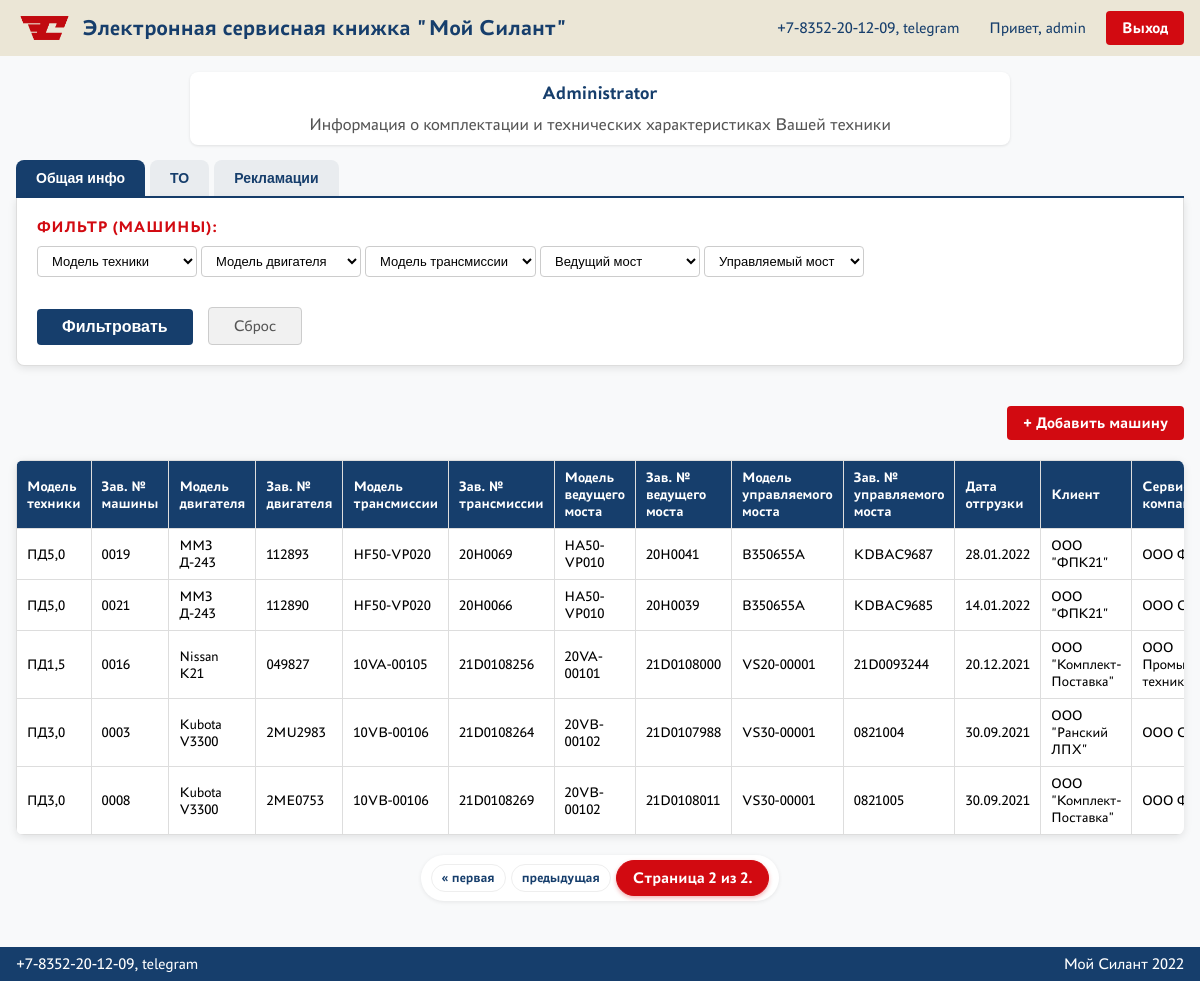
/?page=2 (signed in), run on the app's committed database.
### apps/users/models.py (models this page shows, shortened)
class CustomUser(AbstractUser):
    CLIENT = 'client'
    SERVICE = 'service'
    MANAGER = 'manager'
    ROLE_CHOICES = (
        (CLIENT, 'Клиент'),
        (SERVICE, 'Сервисная организация'),
        (MANAGER, 'Менеджер'),
    )
    role = models.CharField(
        max_length=15,
        choices=ROLE_CHOICES,
        default=CLIENT,
        verbose_name='Роль'
    )
    name = models.CharField(max_length=255, blank=True, verbose_name='Имя / Название организации')
    @property
    def is_manager(self):
        return self.role == self.MANAGER
    @property
    def is_service(self):
        return self.role == self.SERVICE
    @property
    def is_client(self):
        return self.role == self.CLIENT

### apps/service/models.py (models this page shows, shortened)
class Machine(models.Model):
    serial_number = models.CharField(max_length=255, unique=True, verbose_name='Зав. № машины')
    technique_model = models.ForeignKey(TechniqueModel, on_delete=models.PROTECT, verbose_name='Модель техники')
    engine_model = models.ForeignKey(EngineModel, on_delete=models.PROTECT, verbose_name='Модель двигателя')
    engine_serial = models.CharField(max_length=255, verbose_name='Зав. № двигателя')
    transmission_model = models.ForeignKey(TransmissionModel, on_delete=models.PROTECT, verbose_name='Модель трансмиссии')
    transmission_serial = models.CharField(max_length=255, verbose_name='Зав. № трансмиссии')
    drive_axle_model = models.ForeignKey(DriveAxleModel, on_delete=models.PROTECT, verbose_name='Модель ведущего моста')
    drive_axle_serial = models.CharField(max_length=255, verbose_name='Зав. № ведущего моста')
    steering_axle_model = models.ForeignKey(SteeringAxleModel, on_delete=models.PROTECT, verbose_name='Модель управляемого моста')
    steering_axle_serial = models.CharField(max_length=255, verbose_name='Зав. № управляемого моста')
    supply_contract = models.CharField(max_length=255, blank=True, verbose_name='Договор поставки №, дата')
    date_shipment = models.DateField(verbose_name='Дата отгрузки с завода')
    consignee = models.CharField(max_length=255, verbose_name='Грузополучатель (конечный потребитель)')
    delivery_address = models.CharField(max_length=255, verbose_name='Адрес поставки (эксплуатации)')
    equipment = models.TextField(blank=True, verbose_name='Комплектация (доп. опции)')
    client = models.ForeignKey(settings.AUTH_USER_MODEL, on_delete=models.PROTECT, related_name='machines_client', verbose_name='Клиент')
    service_company = models.ForeignKey(settings.AUTH_USER_MODEL, on_delete=models.PROTECT, related_name='machines_service', verbose_name='Сервисная компания')
    class Meta:
        verbose_name = 'Машина'
        verbose_name_plural = 'Машины'
        ordering = ['date_shipment']

class BaseCatalog(models.Model):
    name = models.CharField(max_length=255, verbose_name='Название')
    description = models.TextField(blank=True, verbose_name='Описание')
    class Meta:
        abstract = True

class TechniqueModel(BaseCatalog):
    class Meta:
        verbose_name = 'Модель техники'
        verbose_name_plural = 'Справочник: Модели техники'

class EngineModel(BaseCatalog):
    class Meta:
        verbose_name = 'Модель двигателя'
        verbose_name_plural = 'Справочник: Модели двигателей'

class TransmissionModel(BaseCatalog):
    class Meta:
        verbose_name = 'Модель трансмиссии'
        verbose_name_plural = 'Справочник: Модели трансмиссии'

class DriveAxleModel(BaseCatalog):
    class Meta:
        verbose_name = 'Модель ведущего моста'
        verbose_name_plural = 'Справочник: Модели ведущих мостов'

class SteeringAxleModel(BaseCatalog):
    class Meta:
        verbose_name = 'Модель управляемого моста'
        verbose_name_plural = 'Справочник: Модели управляемых мостов'

### apps/service/views.py (the view, shortened to what this page needs)
# urls.py: path('', IndexView.as_view(), name='index'),
class IndexView(ListView):
    model = Machine
    template_name = 'index.html'
    context_object_name = 'machines'
    paginate_by = 5
    def get_queryset(self):
        return get_filtered_machines(self.request.user, self.request.GET)
    def get_context_data(self, **kwargs):
        context = super().get_context_data(**kwargs)
        serial_number = self.request.GET.get('serial_number')
        if self.request.user.is_authenticated:
            context['machines_filter_list'] = get_machines_for_filter(self.request.user)
            companies_qs = get_service_companies_for_filter(self.request.user)
            context['complaint_filter_service_companies'] = companies_qs
            context['maintenance_filter_service_companies'] = companies_qs
            m_queryset = get_filtered_maintenances(self.request.user, self.request.GET)
            m_paginator = Paginator(m_queryset, 5)
            context['maintenances'] = m_paginator.get_page(self.request.GET.get('page_m'))
            c_queryset = get_filtered_complaints(self.request.user, self.request.GET)
            c_paginator = Paginator(c_queryset, 5)
            context['complaints'] = c_paginator.get_page(self.request.GET.get('page_c'))
            context['technique_models'] = TechniqueModel.objects.all()
            context['engine_models'] = EngineModel.objects.all()
            context['transmission_models'] = TransmissionModel.objects.all()
            context['drive_axle_models'] = DriveAxleModel.objects.all()
            context['steering_axle_models'] = SteeringAxleModel.objects.all()
            context['service_types'] = ServiceType.objects.all()
            context['failure_nodes'] = FailureNode.objects.all()
            context['recovery_methods'] = RecoveryMethod.objects.all()
            context['service_companies'] = CustomUser.objects.filter(role='service')
        return context

### apps/service/services.py (called while the page is built)
def validate_id(val):
    try:
        return int(val)
    except (ValueError, TypeError):
        return None

def get_machines_for_filter(user):
    if user.is_superuser or getattr(user, 'is_manager', False):
        return Machine.objects.all().order_by('serial_number')
    elif getattr(user, 'is_service', False):
        return Machine.objects.filter(service_company=user).order_by('serial_number')
    elif getattr(user, 'is_client', False):
        return Machine.objects.filter(client=user).order_by('serial_number')
    return Machine.objects.none()

def get_service_companies_for_filter(user):
    if getattr(user, 'is_client', False):
        client_machines = Machine.objects.filter(client=user)
        service_company_ids = client_machines.values_list('service_company', flat=True).distinct()
        return CustomUser.objects.filter(id__in=service_company_ids)
    elif getattr(user, 'is_service', False):
        return CustomUser.objects.filter(id=user.id)
    else:
        return CustomUser.objects.filter(role='service')

### apps/service/templatetags/service_tags.py (called while the page is built)
@register.simple_tag(takes_context=True)
def param_replace(context, **kwargs):
    d = context['request'].GET.copy()
    for k, v in kwargs.items():
        d[k] = v
    return d.urlencode()

@register.simple_tag
def check_selected(current_value, param_value):
    if str(current_value) == str(param_value):
        return 'selected'
    return ''

### templates/index.html (shortened to what this page needs)
{% extends 'base.html' %}
{% load static %}
{% load service_tags %}
{% block content %}
{% if not user.is_authenticated %}
<div class="search-container">
    <h2>Проверьте комплектацию и технические характеристики техники Силант</h2>
    <form method="get">
        <input type="text" name="serial_number" placeholder="Заводской номер"
            value="{{ request.GET.serial_number|default:'' }}" required>
        <button type="submit" class="auth-btn">Поиск</button>
    </form>
</div>
{% if search_performed %}
{% if search_result %}
<h3>Результат поиска:</h3>
<div class="table-responsive">
    <table>
        <thead>
            <tr>
                <th>Зав. № машины</th>
                <th>Модель техники</th>
                <th>Модель двигателя</th>
                <th>Зав. № двигателя</th>
                <th>Модель трансмиссии</th>
                <th>Зав. № трансмиссии</th>
                <th>Модель ведущего моста</th>
                <th>Зав. № ведущего моста</th>
                <th>Модель управляемого моста</th>
                <th>Зав. № управляемого моста</th>
            </tr>
        </thead>
        <tbody>
            <tr>
                <td>{{ search_result.serial_number|default:"Не указано" }}</td>
                <td>{{ search_result.technique_model|default:"Не указано" }}</td>
                <td>{{ search_result.engine_model|default:"Не указано" }}</td>
                <td>{{ search_result.engine_serial|default:"Не указано" }}</td>
                <td>{{ search_result.transmission_model|default:"Не указано" }}</td>
                <td>{{ search_result.transmission_serial|default:"Не указано" }}</td>
                <td>{{ search_result.drive_axle_model|default:"Не указано" }}</td>
                <td>{{ search_result.drive_axle_serial|default:"Не указано" }}</td>
                <td>{{ search_result.steering_axle_model|default:"Не указано" }}</td>
                <td>{{ search_result.steering_axle_serial|default:"Не указано" }}</td>
            </tr>
        </tbody>
    </table>
</div>
{% else %}
<p style="color: var(--color-red); text-align: center;">{{ not_found_message|default:"Не найдено" }}</p>
{% endif %}
{% endif %}
{% else %}
<div class="user-info-block">
    <h3>{{ user.name|default:user.username }}</h3>
    <p class="info-text" id="tab-info-text">Информация о комплектации и технических характеристиках Вашей техники</p>
</div>
<div class="tabs">
    <button class="tab-btn active" onclick="openTab(event, 'General')">Общая инфо</button>
    <button class="tab-btn" onclick="openTab(event, 'Maintenance')">ТО</button>
    <button class="tab-btn" onclick="openTab(event, 'Complaints')">Рекламации</button>
</div>
<div class="filters-container">
    <form method="get" class="filter-form">
        {% if user.is_manager or user.is_service or user.is_superuser or user.is_client %}
        <div id="filter-General" class="filter-group">
            <h4>Фильтр (Машины):</h4>
            <select name="technique_model">
                <option value="">Модель техники</option>
            </select>
            <select name="engine_model">
                <option value="">Модель двигателя</option>
            </select>
            <select name="transmission_model">
                <option value="">Модель трансмиссии</option>
            </select>
            <select name="drive_axle_model">
                <option value="">Ведущий мост</option>
            </select>
            <select name="steering_axle_model">
                <option value="">Управляемый мост</option>
            </select>
        </div>
        {% endif %}
        <button type="submit" class="auth-btn filter-btn">Фильтровать</button>
        <a href="{% url 'index' %}" class="reset-btn" id="reset-filter-btn">Сброс</a>
    </form>
</div>
<div id="General" class="tab-content" style="display: block;">
    {% if user.is_manager or user.is_superuser %}
    <div style="margin-bottom: 20px; text-align: right; max-width: 1400px; margin-left: auto; margin-right: auto;">
        <a href="{% url 'machine_create' %}" class="auth-btn" style="text-decoration: none; display: inline-block;">+ Добавить машину</a>
    </div>
    {% endif %}
    <div class="table-responsive">
        <table>
            <thead>
                <tr>
                    <th>Модель техники</th>
                    <th>Зав. № машины</th>
                    <th>Модель двигателя</th>
                    <th>Зав. № двигателя</th>
                    <th>Модель трансмиссии</th>
                    <th>Зав. № трансмиссии</th>
                    <th>Модель ведущего моста</th>
                    <th>Зав. № ведущего моста</th>
                    <th>Модель управляемого моста</th>
                    <th>Зав. № управляемого моста</th>
                    <th>Дата отгрузки</th>
                    {% if not user.is_client %}
                    <th>Клиент</th>
                    {% endif %}
                    <th>Сервисная компания</th>
                </tr>
            </thead>
            <tbody>
                {% for machine in machines %}
                <tr data-href="{% url 'machine_detail' machine.pk %}" class="clickable-row" style="cursor: pointer;">
                    <td>{{ machine.technique_model.name|default:"Не указано" }}</td>
                    <td>{{ machine.serial_number|default:"Не указано" }}</td>
                    <td>{{ machine.engine_model.name|default:"Не указано" }}</td>
                    <td>{{ machine.engine_serial|default:"Не указано" }}</td>
                    <td>{{ machine.transmission_model.name|default:"Не указано" }}</td>
                    <td>{{ machine.transmission_serial|default:"Не указано" }}</td>
                    <td>{{ machine.drive_axle_model.name|default:"Не указано" }}</td>
                    <td>{{ machine.drive_axle_serial|default:"Не указано" }}</td>
                    <td>{{ machine.steering_axle_model.name|default:"Не указано" }}</td>
                    <td>{{ machine.steering_axle_serial|default:"Не указано" }}</td>
                    <td>{{ machine.date_shipment|date:"d.m.Y"|default:"Не указано" }}</td>
                    {% if not user.is_client %}
                    <td>{{ machine.client.name|default:"Не указано" }}</td>
                    {% endif %}
                    <td>{{ machine.service_company.name|default:"Не указано" }}</td>
                </tr>
                {% empty %}
                <tr>
                    <td colspan="{% if user.is_client %}12{% else %}13{% endif %}">Нет данных</td>
                </tr>
                {% endfor %}
            </tbody>
        </table>
    </div>
    {% if page_obj.has_other_pages %}
    <div class="pagination">
        <span class="step-links">
            {% if page_obj.has_previous %}
            <a href="?{% param_replace page=1 %}">&laquo; первая</a>
            <a href="?{% param_replace page=page_obj.previous_page_number %}">предыдущая</a>
            {% endif %}
            <span class="current">
                Страница {{ page_obj.number }} из {{ page_obj.paginator.num_pages }}.
            </span>
        </span>
    </div>
    {% endif %}
</div>
{% endif %}
{% endblock %}

### templates/base.html (shortened to what this page needs)
{% load static %}
<!DOCTYPE html>
<html lang="ru">
<head>
    <link rel="stylesheet" href="{% static 'css/style.css' %}">
</head>
<body>
    <header>
        <a href="/" class="logo">
            <img src="{% static 'img/Logo_red.jpg' %}" alt="Логотип Силант" class="logo-img">
            <span class="logo-text">Электронная сервисная книжка "Мой Силант"</span>
        </a>
        <div class="header-info">
            <span>+7-8352-20-12-09, telegram</span>
            {% if user.is_authenticated %}
            <span style="margin-left: 20px;">Привет, {{ user.username }}</span>
            <a href="{% url 'account_logout' %}" class="auth-btn" style="margin-left: 10px;">Выход</a>
            {% else %}
            <a href="{% url 'account_login' %}" class="auth-btn" style="margin-left: 20px;">Авторизация</a>
            {% endif %}
        </div>
    </header>
    <main>
        {% block content %}
        {% endblock %}
    </main>
    <footer>
        <div>+7-8352-20-12-09, telegram</div>
        <div>Мой Силант 2022</div>
    </footer>
</body>
</html>

### data on the page
CustomUser: username "admin", name "Administrator"
Machine: technique_model.name "ПД5,0", serial_number "0019", engine_model.name "ММЗ Д-243", engine_serial "112893", transmission_model.name "HF50-VP020", transmission_serial "20H0069", drive_axle_model.name "HA50-VP010", drive_axle_serial "20H0041", steering_axle_model.name "B350655A", steering_axle_serial "KDBAC9687", date_shipment "28.01.2022", client.name "ООО \"ФПК21\"", service_company.name "ООО…"
Machine: technique_model.name "ПД5,0", serial_number "0021", engine_model.name "ММЗ Д-243", engine_serial "112890", transmission_model.name "HF50-VP020", transmission_serial "20H0066", drive_axle_model.name "HA50-VP010", drive_axle_serial "20H0039", steering_axle_model.name "B350655A", steering_axle_serial "KDBAC9685", date_shipment "14.01.2022", client.name "ООО \"ФПК21\"", service_company.name "ООО…"
Machine: technique_model.name "ПД1,5", serial_number "0016", engine_model.name "Nissan K21", engine_serial "049827", transmission_model.name "10VA-00105", transmission_serial "21D0108256", drive_axle_model.name "20VA-00101", drive_axle_serial "21D0108000", steering_axle_model.name "VS20-00001", steering_axle_serial "21D0093244", date_shipment "20.12.2021", client.name "ООО \"Комплект-Поставка\"", service_company.name "ООО…"
Machine: technique_model.name "ПД3,0", serial_number "0003", engine_model.name "Kubota V3300", engine_serial "2MU2983", transmission_model.name "10VB-00106", transmission_serial "21D0108264", drive_axle_model.name "20VB-00102", drive_axle_serial "21D0107988", steering_axle_model.name "VS30-00001", steering_axle_serial "0821004", date_shipment "30.09.2021", client.name "ООО \"Ранский ЛПХ\"", service_company.name "ООО…"
Machine: technique_model.name "ПД3,0", serial_number "0008", engine_model.name "Kubota V3300", engine_serial "2ME0753", transmission_model.name "10VB-00106", transmission_serial "21D0108269", drive_axle_model.name "20VB-00102", drive_axle_serial "21D0108011", steering_axle_model.name "VS30-00001", steering_axle_serial "0821005", date_shipment "30.09.2021", client.name "ООО \"Комплект-Поставка\"", service_company.name "ООО…"

### other printed values
{{ page_obj.number }} "2"
{{ page_obj.paginator.num_pages }} "2"
